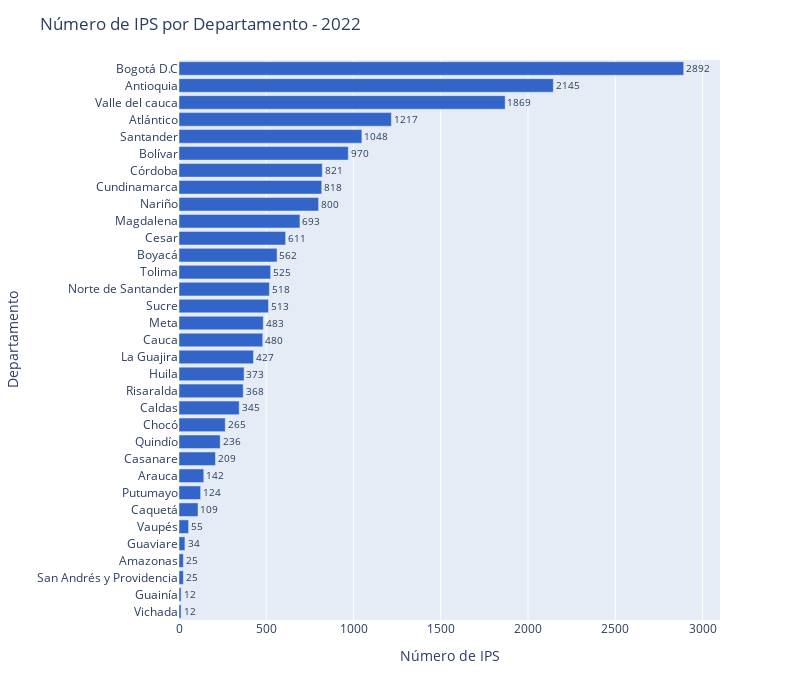

Write notebook code for a chart like this one.
### Code cell
fig = px.bar(data_frame=df_num_reps, 
             x='IPS_2022', 
             y='Departamento', 
             orientation='h')

fig.update_xaxes(title_text='Número de IPS')
fig.update_xaxes(range=[0,3100])
fig.update_yaxes(title_text='Departamento')
fig.update_layout(title='Número de IPS por Departamento - 2022')

color_sequence = ['#3364C7' for i in departamentos]
fig.update_traces(marker=dict(color=color_sequence))

fig.update_traces(text=df_num_reps['IPS_2022'], textposition='outside')

# fig.update_layout(plot_bgcolor='rgba(0,0,0,0)')

fig.update_layout(width=800, height=700)

fig.show()

### Figure 1 — Plotly figure (JSON) as saved in the notebook; plotly's stock layout.template omitted (floating-point values rounded to 4 significant figures)
{"data": [{"alignmentgroup": "True", "hovertemplate": "IPS_2022=%{x}<br>Departamento=%{y}<extra></extra>", "legendgroup": "", "marker": {"color": ["#3364C7", "#3364C7", "#3364C7", "#3364C7", "#3364C7", "#3364C7", "#3364C7", "#3364C7", "#3364C7", "#3364C7", "#3364C7", "#3364C7", "#3364C7", "#3364C7", "#3364C7", "#3364C7", "#3364C7", "#3364C7", "#3364C7", "#3364C7", "#3364C7", "#3364C7", "#3364C7", "#3364C7", "#3364C7", "#3364C7", "#3364C7", "#3364C7", "#3364C7", "#3364C7", "#3364C7", "#3364C7", "#3364C7"], "pattern": {"shape": ""}}, "name": "", "offsetgroup": "", "orientation": "h", "showlegend": false, "text": [12, 12, 25, 25, 34, 55, 109, 124, 142, 209, 236, 265, 345, 368, 373, 427, 480, 483, 513, 518, 525, 562, 611, 693, 800, 818, 821, 970, 1048, 1217, 1869, 2145, 2892], "textposition": "outside", "type": "bar", "x": [12, 12, 25, 25, 34, 55, 109, 124, 142, 209, 236, 265, 345, 368, 373, 427, 480, 483, 513, 518, 525, 562, 611, 693, 800, 818, 821, 970, 1048, 1217, 1869, 2145, 2892], "xaxis": "x", "y": ["Vichada", "Guainía", "San Andrés y Providencia", "Amazonas", "Guaviare", "Vaupés", "Caquetá", "Putumayo", "Arauca", "Casanare", "Quindío", "Chocó", "Caldas", "Risaralda", "Huila", "La Guajira", "Cauca", "Meta", "Sucre", "Norte de Santander", "Tolima", "Boyacá", "Cesar", "Magdalena", "Nariño", "Cundinamarca", "Córdoba", "Bolívar", "Santander", "Atlántico", "Valle del cauca", "Antioquia", "Bogotá D.C"], "yaxis": "y"}], "layout": {"barmode": "relative", "height": 700, "legend": {"tracegroupgap": 0}, "margin": {"t": 60}, "title": {"text": "Número de IPS por Departamento - 2022"}, "width": 800, "xaxis": {"anchor": "y", "domain": [0, 1], "range": [0, 3100], "title": {"text": "Número de IPS"}}, "yaxis": {"anchor": "x", "domain": [0, 1], "title": {"text": "Departamento"}}}}
